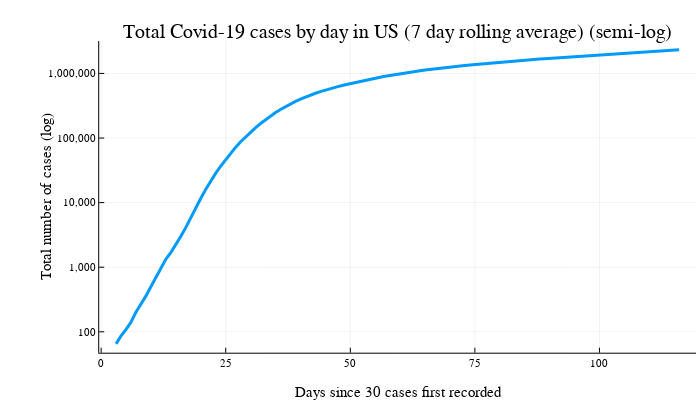

The cell this chart's notebook holds for it:
### Code cell
@df confirmedCasesUS plot(:daysSince, :Value_rolling7, xaxis="Days since 30 cases first recorded",
                            yaxis="Total number of cases (log)", yformatter=fc, 
                            yscale=:log10,
                            title="Total Covid-19 cases by day in US (7 day rolling average) (semi-log)",
                            label=nothing, linewidth=3)

### Figure 1 — Plotly figure (JSON) as saved in the notebook; plotly's stock layout.template omitted (floating-point values rounded to 4 significant figures)
{"data": [{"colorbar": {"title": ""}, "legendgroup": "", "line": {"color": "rgba(0, 154, 250, 1.000)", "dash": "solid", "shape": "linear", "width": 3}, "mode": "lines", "name": "", "showlegend": false, "type": "scatter", "x": [3, 4, 5, 6, 7, 8, 9, 10, 11, 12, 13, 14, 15, 16, 17, 18, 19, 20, 21, 22, 23, 24, 25, 26, 27, 28, 29, 30, 31, 32, 33, 34, 35, 36, 37, 38, 39, 40, 41, 42, 43, 44, 45, 46, 47, 48, 49, 50, 51, 52, 53, 54, 55, 56, 57, 58, 59, 60, 61, 62, 63, 64, 65, 66, 67, 68, 69, 70, 71, 72, 73, 74, 75, 76, 77, 78, 79, 80, 81, 82, 83, 84, 85, 86, 87, 88, 89, 90, 91, 92, 93, 94, 95, 96, 97, 98, 99, 100, 101, 102, 103, 104, 105, 106, 107, 108, 109, 110, 111, 112, 113, 114, 115, 116], "xaxis": "x1", "y": [65, 86.8, 109.3, 141.9, 202, 268.6, 359.7, 503.3, 701.4, 977.9, 1340.0, 1699.0, 2248, 3024.0, 4139.0, 5938.0, 8412.0, 11690.0, 16090.0, 21730.0, 28580.0, 36740.0, 46730.0, 58560.0, 72310.0, 87650.0, 104632, 123900.0, 145000.0, 168000.0, 192900.0, 219658, 247700.0, 276900.0, 306828, 337600.0, 369000.0, 400600.0, 431800.0, 463100.0, 493764, 523900.0, 553600.0, 582900.0, 612100.0, 641000.0, 669500.0, 698400.0, 727000.0, 755500.0, 784400.0, 813800.0, 843900.0, 874200.0, 903800.0, 933300.0, 962600.0, 991300.0, 1020000.0, 1048000.0, 1075224, 1103000.0, 1130000.0, 1158000.0, 1185000.0, 1210000.0, 1235968, 1260607, 1285000.0, 1309000.0, 1332000.0, 1355000.0, 1378000.0, 1401000.0, 1423000.0, 1447000.0, 1469000.0, 1493000.0, 1516000.0, 1538000.0, 1561000.0, 1583000.0, 1606000.0, 1628000.0, 1649000.0, 1670000.0, 1690000.0, 1712000.0, 1732830, 1754000.0, 1775000.0, 1796316, 1817000.0, 1839000.0, 1860000.0, 1881000.0, 1901000.0, 1922000.0, 1942000.0, 1963000.0, 1983682, 2005000.0, 2026000.0, 2048000.0, 2070517, 2094000.0, 2117667, 2142466, 2168000.0, 2195090, 2223000.0, 2253000.0, 2285000.0, 2318000.0], "yaxis": "y1", "zmax": null, "zmin": null}], "layout": {"annotations": [{"font": {"color": "rgba(0, 0, 0, 1.000)", "family": "sans-serif", "size": 20}, "rotation": 0, "showarrow": false, "text": "Total Covid-19 cases by day in US (7 day rolling average) (semi-log)", "x": 0.5681, "xanchor": "center", "xref": "paper", "y": 1, "yanchor": "top", "yref": "paper"}], "height": 400, "legend": {"bgcolor": "rgba(255, 255, 255, 1.000)", "bordercolor": "rgba(0, 0, 0, 1.000)", "borderwidth": 1, "font": {"color": "rgba(0, 0, 0, 1.000)", "family": "sans-serif", "size": 11}, "tracegroupgap": 0, "traceorder": "normal", "x": 1.02, "xanchor": "auto", "y": 1, "yanchor": "auto"}, "margin": {"b": 20, "l": 0, "r": 0, "t": 20}, "paper_bgcolor": "rgba(255, 255, 255, 1.000)", "plot_bgcolor": "rgba(255, 255, 255, 1.000)", "showlegend": true, "width": 700, "xaxis": {"anchor": "y1", "domain": [0.1417, 0.9944], "gridcolor": "rgba(0, 0, 0, 0.100)", "gridwidth": 0.5, "linecolor": "rgba(0, 0, 0, 1.000)", "mirror": false, "range": [-0.39, 119.4], "showgrid": true, "showline": true, "showticklabels": true, "tickangle": 0, "tickcolor": "rgb(0, 0, 0)", "tickfont": {"color": "rgba(0, 0, 0, 1.000)", "family": "sans-serif", "size": 11}, "tickmode": "array", "ticks": "inside", "ticktext": ["0", "25", "50", "75", "100"], "tickvals": [0, 25, 50, 75, 100], "title": "Days since 30 cases first recorded", "titlefont": {"color": "rgba(0, 0, 0, 1.000)", "family": "sans-serif", "size": 15}, "type": "-", "visible": true, "zeroline": false, "zerolinecolor": "rgba(0, 0, 0, 1.000)"}, "yaxis": {"anchor": "x1", "domain": [0.07581, 0.9415], "gridcolor": "rgba(0, 0, 0, 0.100)", "gridwidth": 0.5, "linecolor": "rgba(0, 0, 0, 1.000)", "mirror": false, "range": [1.676, 6.502], "showgrid": true, "showline": true, "showticklabels": true, "tickangle": 0, "tickcolor": "rgb(0, 0, 0)", "tickfont": {"color": "rgba(0, 0, 0, 1.000)", "family": "sans-serif", "size": 11}, "tickmode": "array", "ticks": "inside", "ticktext": ["100", "1,000", "10,000", "100,000", "1,000,000"], "tickvals": [100, 1000, 10000, 100000, 1000000], "title": "Total number of cases (log)", "titlefont": {"color": "rgba(0, 0, 0, 1.000)", "family": "sans-serif", "size": 15}, "type": "log", "visible": true, "zeroline": false, "zerolinecolor": "rgba(0, 0, 0, 1.000)"}}}
